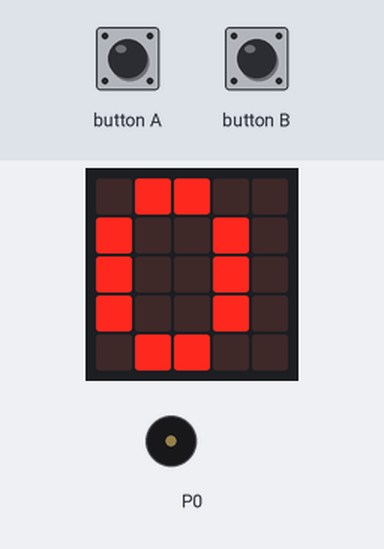
The program below on a simulated BBC micro:bit (MakeCode). Parts: the board's 5×5 LED display, buzzer (waves = sounding). The test bench sets the inputs (shaded band).

Above: at 1.9 s.
2.0 s: button A pressed for 0.15 s
At 4.9 s:
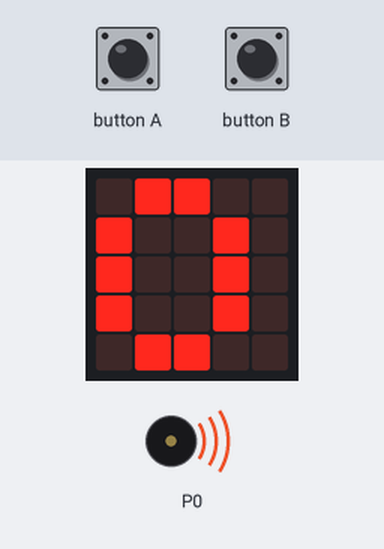
Timing chart, 0 to 8.7 s (numbered marks = the images above; inputs shaded):
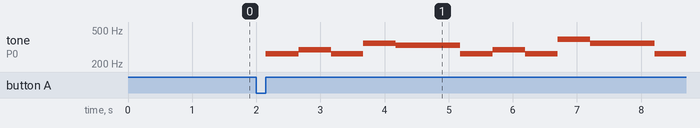

The program:

main.ts
```typescript
input.onButtonPressed(Button.A, function () {
    music.startMelody(music.builtInMelody(Melodies.Birthday), MelodyOptions.Once)
})
input.onButtonPressed(Button.B, function () {
    music.startMelody(music.builtInMelody(Melodies.Ringtone), MelodyOptions.Once)
})
basic.showNumber(0)
```

test.ts
```typescript
// les tests vont ici ; cela ne sera pas compilé si ce paquet est utilisé en tant qu'extension.
```

Measured:
- after the input at 2.0 s, tone on P0: plays 262 Hz for 0.51 s, 294 Hz for 0.51 s, 262 Hz for 0.51 s, 349 Hz for 0.51 s, 330 Hz for 1.0 s, 262 Hz for 0.51 s … (11 notes in this stretch), starting after 0.15 s
